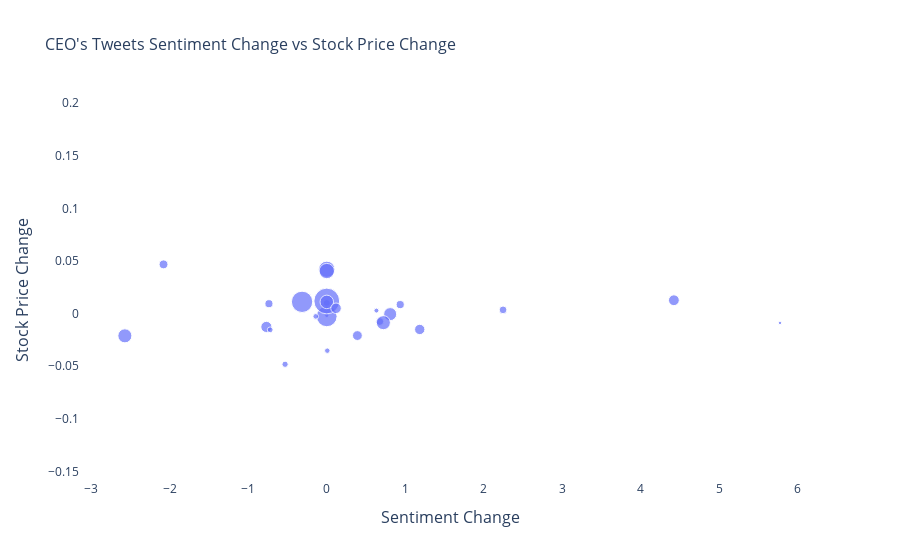

Write notebook code for a chart like this one.
### Code cell
fig = go.Figure()
_ = fig.add_trace(go.Scatter(
    x= df_stock_tweets["Polarity_chg"],
    y= df_stock_tweets['Return'],
    mode="markers",
    marker={"size": df_stock_tweets['Agg_favorite'], "sizemode": "area",
                                    "sizeref": 2*max(df_stock_tweets['Agg_favorite']/1000)},
    hovertemplate= "Polarity of Tweets: %{x:.1f}<br>" +
    "Stock Price Change: %{y:.1f}<br>" +
    "Number of Likes: %{marker.size:,}" +
    "<extra></extra>"
))
fig.update_layout(
    plot_bgcolor="white",
    # hovermode="x",
    xaxis={"title": {"text": "Sentiment Change", "font": {"size": 16}}},
    yaxis={"title": {"text": "Stock Price Change", "font": {"size": 16}}},
    title={'text': "CEO's Tweets Sentiment Change vs Stock Price Change", "font": {"size": 16}}
)
fig.show()

### Figure 1 — Plotly figure (JSON) as saved in the notebook; plotly's stock layout.template omitted (floating-point values rounded to 4 significant figures; data arrays with more than 128 entries replaced by an {"elided": "..."} marker saying what was removed)
{"data": [{"hovertemplate": "Polarity of Tweets: %{x:.1f}<br>Stock Price Change: %{y:.1f}<br>Number of Likes: %{marker.size:,}<extra></extra>", "marker": {"size": {"elided": "930 int values"}, "sizemode": "area", "sizeref": 2.9}, "mode": "markers", "type": "scatter", "x": {"elided": "930 float values"}, "y": {"elided": "930 float values"}}], "layout": {"autosize": true, "plot_bgcolor": "white", "title": {"font": {"size": 16}, "text": "CEO's Tweets Sentiment Change vs Stock Price Change"}, "xaxis": {"autorange": true, "range": [-3.15, 6.285], "title": {"font": {"size": 16}, "text": "Sentiment Change"}, "type": "linear"}, "yaxis": {"autorange": true, "range": [-0.1617, 0.2065], "title": {"font": {"size": 16}, "text": "Stock Price Change"}, "type": "linear"}}}
